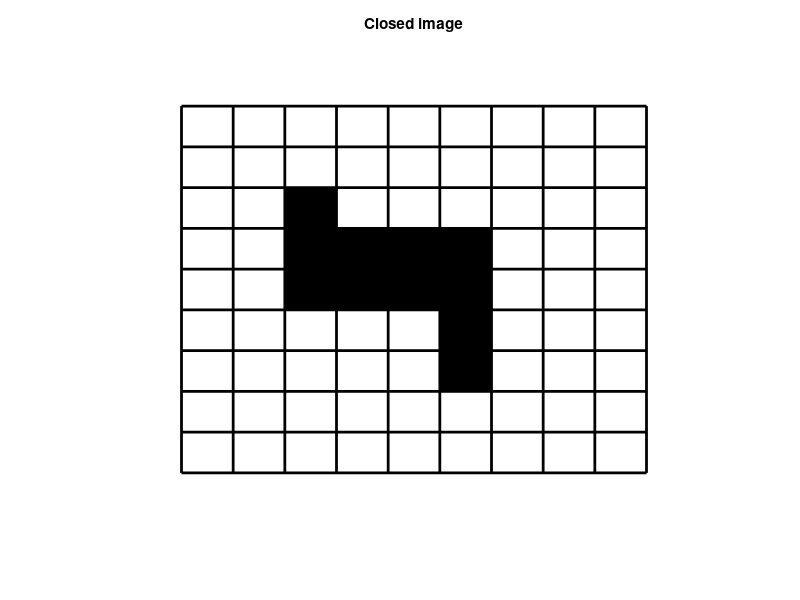

The MATLAB script that drew this image:
function [] = BoxGraph

close all

% Specify vertical and horizontal size of the grid:
height = 9;
width = 9;

% Set boxes to be marked for opening:
markedOpeningBefore = [[-3 -1]; [-2 -1]; [-2 0]; [-2 1]; [-1 -2]; [-1 -1]; [-1 0]; [-1 1]; [-1 2]; [0 -2]; [0 -1]; [0 0]; [0 1]; [2 -3]; [2 -2]; [3 -3]; [3 -2]];
markedOpeningErode = [[-1 0]];
markedOpeningOpen = [[-2 -1]; [-2 0]; [-2 1]; [-1 -1]; [-1 0]; [-1 1]; [0 -1]; [0 0]; [0 1]];

% Set boxes to be marked for closing:
markedClosingBefore = [[-2 0]; [-2 2]; [1 1]; [1 -2]];
markedClosingDilate = [[-3 -1]; [-3 0]; [-3 1]; [-3 2]; [-3 3]; [-2 -1]; [-2 0]; [-2 1]; [-2 2]; [-2 3]; [-1 -1]; [-1 0]; [-1 1]; [-1 2]; [-1 3]; [0 -3]; [0 -2]; [0 -1]; [0 0]; [0 1]; [0 2]; [1 -3]; [1 -2]; [1 -1]; [1 0]; [1 1]; [1 2]; [2 -3]; [2 -2]; [2 -1]; [2 0]; [2 1]; [2 2]];
markedClosingClosed = [[-2 0]; [-2 1]; [-2 2]; [-1 0]; [-1 1]; [0 0]; [0 1]; [1 -2]; [1 -1]; [1 0]; [1 1]];

% ------------------------------------------------------------------------

figure
hold on

% Plot horizontal lines:
for y = -height / 2 : 1 : height / 2
    plot([-width / 2 width / 2], [y y], 'k', 'linewidth', 2)
end

% Plot vertical lines:
for x = -width / 2 : 1 : width / 2
    plot([x x], [-height / 2 height / 2], 'k', 'linewidth', 2)
end

% Mark specific boxes:
for p = 1 : size(markedClosingClosed, 1)
    fill(xCoord(markedClosingClosed(p, 1)), yCoord(markedClosingClosed(p, 2)), 'k')
end

hold off
axis off
title('Closed image')

end

function x = xCoord(x)
% Set size of the box:
offset = 0.49;

% Calculate x-coordinates of the box around the point (x, y):
x = [x - offset x - offset x + offset x + offset];

end

function y = yCoord(y)
% Set size of the box:
offset = 0.49;

% Calculate y-coordinates of the box around the point (x, y):
y = [y - offset y + offset y + offset y - offset];

end